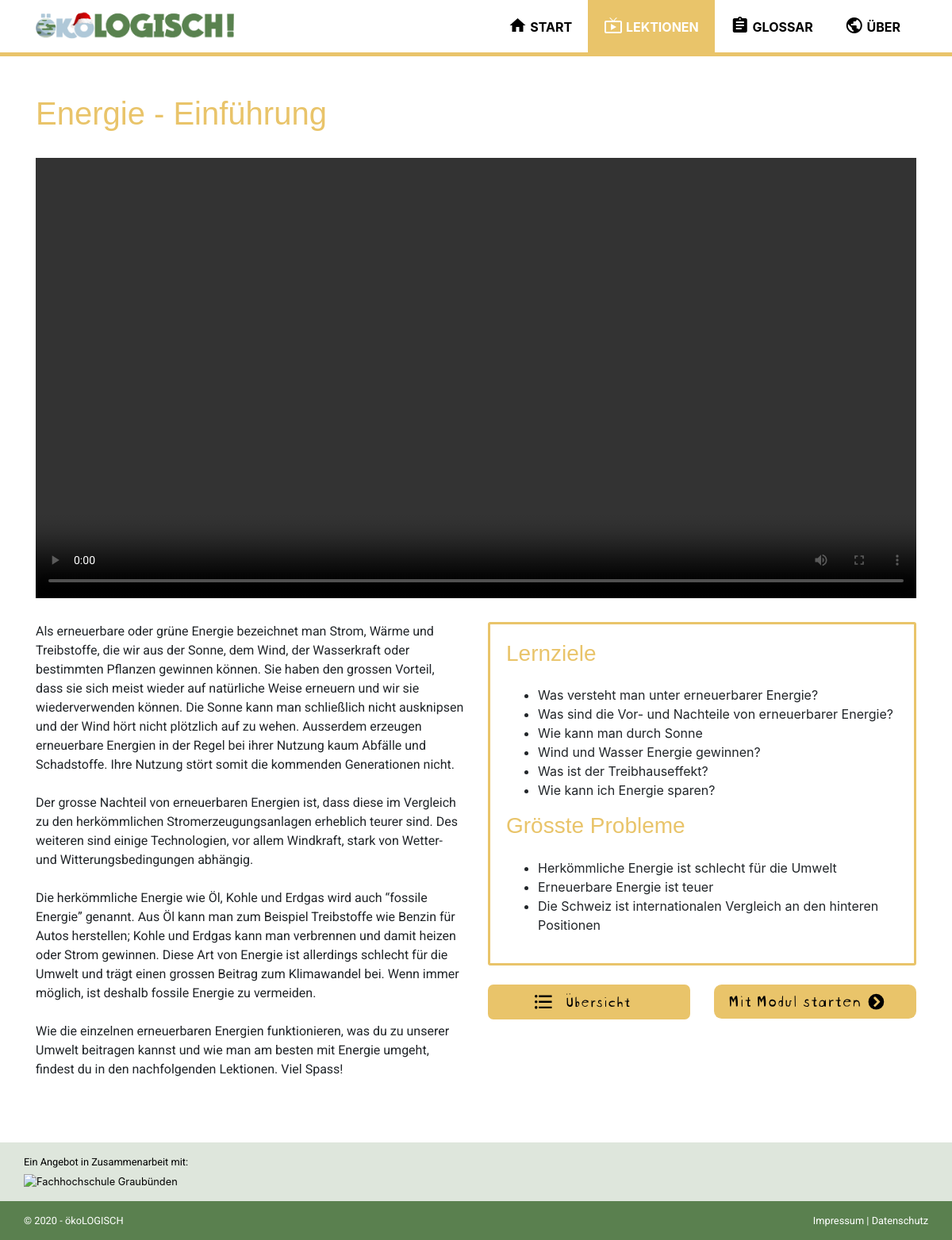
The page /intro?id=1 on the database its author committed.
### tables this page shows
CREATE TABLE `tbl_lesson` (
  `id` int(11) NOT NULL,
  `category_id` int(11) NOT NULL,
  `title` varchar(255) NOT NULL,
  `text` text NOT NULL,
  `img_url` text NOT NULL,
  `gif_url` varchar(255) NOT NULL,
  `gif_url_static` varchar(255) NOT NULL,
  `video_url` varchar(255) NOT NULL,
  `top_lesson` tinyint(1) NOT NULL,
  `lesson_nr` int(3) NOT NULL,
  `important` text NOT NULL,
  `einfuerung` tinyint(1) NOT NULL,
  `lernziele` text NOT NULL,
  `groeste_probleme` text NOT NULL
);

### data/data.php (called while the page is built, shortened)
<?php
function get_db_connection()
{
	global $db_host, $db_name, $db_user, $db_pass, $db_charset;
	$dsn = "mysql:host=$db_host;dbname=$db_name;charset=$db_charset";
	$options = [
		PDO::ATTR_ERRMODE            => PDO::ERRMODE_EXCEPTION,
		PDO::ATTR_DEFAULT_FETCH_MODE => PDO::FETCH_ASSOC,
		PDO::ATTR_EMULATE_PREPARES   => false
	];
	try {
		$db = new PDO($dsn, $db_user, $db_pass, $options);
	} catch (\PDOException $e) {
		throw new \PDOException($e->getMessage(), (int)$e->getCode());
	}
	return $db;
}
function get_category_by_id($id)
{
	$db = get_db_connection();
	$sql = "SELECT * FROM tbl_category WHERE id = $id;";
	$result = $db->query($sql);
	$row = $result->fetch();
	return $row;
}
function get_lesson_by_id($id)
{
	$db = get_db_connection();
	$sql = "SELECT * FROM tbl_lesson WHERE id = $id;";
	$result = $db->query($sql);
	$row = $result->fetch();
	return $row;
}

### intro.php (the view, shortened to what this page needs)
<?php
require_once('data/data.php');
$lesson = get_lesson_by_id($_GET['id']);
$category =  get_category_by_id($lesson['category_id']);
$video = $lesson['video_url'];
$learning_goals = $lesson['lernziele'];
$learning_goal = explode(", ", $learning_goals);
$biggest_problems = $lesson['groeste_probleme'];
$biggest_problem = explode(", ", $biggest_problems);
$next_lesson_id = $lesson['id'] + 1;
?>
<?php require_once('templates/head.php'); ?>
<?php require_once('templates/navbar.php'); ?>
<section class="container lesson <?php echo strtolower($category['title']); ?> my-5">
    <h2 class="pb-4"><?php echo $lesson['title']; ?></h2>
    <div class="row justify-content-center pb-4">
        <section class="col-12">
            <div class="video-wrapper">
                <video id="video" src="<?php echo $video; ?>" controls width=100%></video>
            </div>
        </section>
    </div>
    <div class="row">
        <article class="col-lg-6 col-sm-12 order-lg-first">
            <div class="text pb-3">
                <p><?php echo $lesson['text']; ?></p>
            </div>
        </article>
        <article class="col-lg-6 col-sm-12 order-sm-first">
            <div class="info mb-4">
                <?php
                if ($lesson['einfuerung'] == true) { ?>
                    <h4 class="mb-4">Lernziele</h4>
                    <ul>
                        <?php for ($i = 0; $i < count($learning_goal) - 1; ++$i) { ?>
                            <li><?php echo $learning_goal[$i] ?></li>
                        <?php }; ?>
                    </ul>
                    <?php if ($biggest_problems != "") { ?>
                        <h4 class="mb-4">Grösste Probleme</h4>
                        <ul>
                            <?php for ($i = 0; $i < count($biggest_problem) - 1; ++$i) { ?>
                                <li><?php echo $biggest_problem[$i] ?></li>
                            <?php }; ?>
                        </ul>
                    <?php } ?>
                <?php } ?>
            </div>
            <div class="row pb-3">
                <div class="col">
                    <a href="category?id=<?php echo $lesson['category_id']; ?>"><img src="assets/img/buttons/uebersicht.svg" alt="Uebersicht"></a>
                </div>
                <div class="col">
                    <a href="<?php echo "lesson?id=$next_lesson_id"; ?>"><img src="assets/img/buttons/starten.svg" alt="Modul starten"></a>
                </div>
            </div>
        </article>
    </div>
</section>
<?php require_once('templates/footer.php'); ?>

### rows shown on the page
tbl_lesson: title "Energie - Einführung", text "Als erneuerbare oder grüne Energie bezeichnet man Strom, Wärme und Treibstoffe, die wir aus der Sonne, dem Wind, der Wasserkraft oder bestimmten Pflanzen gewinnen können. Sie haben den grossen Vorteil, dass sie sich meist wieder auf natürliche Weise erneuern und wir sie wiederverwenden können. Die Sonne kann man schließlich nicht ausknipsen und der Wind hört nicht plötzlich auf zu wehen. Ausserdem erzeugen erneuerbare Energien in der Regel bei ihrer Nutzung kaum Abfälle und Schadstoffe. Ihre Nutzung stört somit die kommenden Generationen nicht. Der grosse Nachteil von erneuerbaren Energien ist, dass diese im Vergleich zu den herkömmlichen Stromerzeugungsanlagen erheblich teurer sind. Des…", lernziele "Was versteht man unter erneuerbarer Energie?", lernziele "Was sind die Vor- und Nachteile von erneuerbarer Energie?", lernziele "Wie kann man durch Sonne", lernziele "Wind und Wasser Energie gewinnen?", lernziele "Was ist der Treibhauseffekt?", lernziele "Wie kann ich Energie sparen?", groeste_probleme "Herkömmliche Energie ist schlecht für die Umwelt", groeste_probleme "Erneuerbare Energie ist teuer", groeste_probleme "Die Schweiz ist internationalen Vergleich an den hinteren Positionen"
